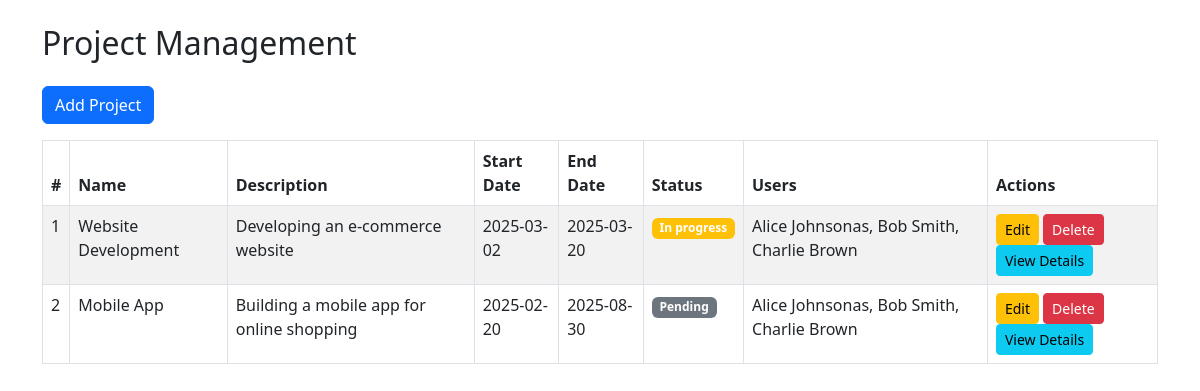
Page /admins/project_management.php on the committed database.
### tables this page shows
CREATE TABLE `projects` (
  `project_id` int(11) NOT NULL,
  `name` varchar(255) NOT NULL,
  `description` text DEFAULT NULL,
  `start_date` date DEFAULT NULL,
  `end_date` date DEFAULT NULL,
  `created_at` timestamp NOT NULL DEFAULT current_timestamp(),
  `status` enum('pending','in_progress','completed') NOT NULL DEFAULT 'pending'
);

### admins/project_management.php (the view, shortened to what this page needs)
<?php
require 'db_connect.php';
$projects = $conn->query("SELECT * FROM projects ORDER BY created_at DESC");
?>
<!DOCTYPE html>
<html lang="en">
<head>
    <link rel="stylesheet" href="https://cdn.jsdelivr.net/npm/bootstrap@5.3.0/dist/css/bootstrap.min.css">
</head>
<body>
    <div class="container my-4">
        <h2 class="mb-4">Project Management</h2>
        <button class="btn btn-primary mb-3" data-bs-toggle="modal" data-bs-target="#projectModal" onclick="openProjectModal()">Add Project</button>
        <table class="table table-bordered table-striped">
            <thead>
                <tr>
                    <th>#</th>
                    <th>Name</th>
                    <th>Description</th>
                    <th>Start Date</th>
                    <th>End Date</th>
                    <th>Status</th>
                    <th>Users</th>
                    <th>Actions</th>
                </tr>
            </thead>
            <tbody>
                <?php while ($project = $projects->fetch_assoc()): ?>
                    <?php
                    $assigned_users = $conn->query("SELECT name FROM project_users JOIN users ON project_users.user_id = users.user_id WHERE project_id = {$project['project_id']}");
                    $user_list = [];
                    while ($user = $assigned_users->fetch_assoc()) {
                        $user_list[] = $user['name'];
                    }
                    ?>
                    <tr>
                        <td><?= $project['project_id'] ?></td>
                        <td><?= htmlspecialchars($project['name']) ?></td>
                        <td><?= htmlspecialchars($project['description']) ?></td>
                        <td><?= $project['start_date'] ?></td>
                        <td><?= $project['end_date'] ?></td>
                        <td>
                            <span class="badge bg-<?= $project['status'] === 'completed' ? 'success' : ($project['status'] === 'in_progress' ? 'warning' : 'secondary') ?>">
                                <?= ucfirst(str_replace('_', ' ', $project['status'])) ?>
                            </span>
                        </td>
                        <td><?= implode(', ', $user_list) ?: 'No Users' ?></td>
                        <td>
                            <button class="btn btn-warning btn-sm" data-bs-toggle="modal" data-bs-target="#projectModal"
                                onclick='openProjectModal(<?= json_encode($project) ?>, <?= json_encode(array_column($user_list, 'user_id')) ?>)'>Edit</button>
                            <a href="?delete_id=<?= $project['project_id'] ?>" class="btn btn-danger btn-sm"
                                onclick="return confirm('Are you sure you want to delete this project?')">Delete</a>
                            <button class="btn btn-info btn-sm" data-bs-toggle="modal"
                                data-bs-target="#projectDetailsModal" onclick="fetchProjectDetails(<?= $project['project_id'] ?>)">
                                View Details
                            </button>
                        </td>
                    </tr>
                <?php endwhile; ?>
            </tbody>
        </table>
    </div>
</body>
</html>

### rows in the picture
projects: project_id "1", name "Website Development", description "Developing an e-commerce website", start_date "2025-03-02", end_date "2025-03-20", status "In progress", user_list "Alice Johnsonas, Bob Smith, Charlie Brown"
projects: project_id "2", name "Mobile App", description "Building a mobile app for online shopping", start_date "2025-02-20", end_date "2025-08-30", status "Pending", user_list "Alice Johnsonas, Bob Smith, Charlie Brown"
